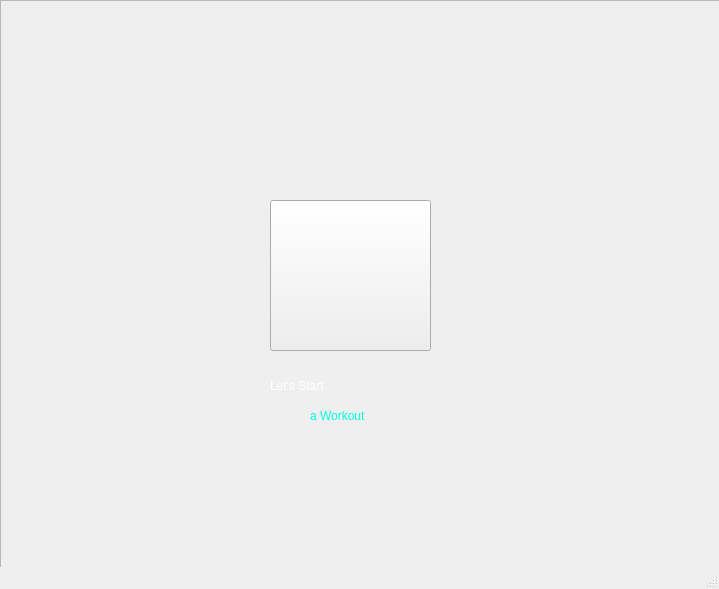
<?xml version="1.0" encoding="UTF-8"?>
<ui version="4.0">
 <class>MainWindow</class>
 <widget class="QMainWindow" name="MainWindow">
  <property name="geometry">
   <rect>
    <x>0</x>
    <y>0</y>
    <width>719</width>
    <height>589</height>
   </rect>
  </property>
  <property name="windowTitle">
   <string>MainWindow</string>
  </property>
  <property name="styleSheet">
   <string notr="true"/>
  </property>
  <widget class="QWidget" name="centralwidget">
   <widget class="QWidget" name="gridLayoutWidget">
    <property name="geometry">
     <rect>
      <x>0</x>
      <y>0</y>
      <width>1051</width>
      <height>841</height>
     </rect>
    </property>
    <layout class="QGridLayout" name="gridLayout">
     <item row="0" column="0">
      <widget class="QFrame" name="mainframe">
       <property name="styleSheet">
        <string notr="true">border-image: url(:/images/images/background.jpeg) 0 0 0 0 stretch stretch;;</string>
       </property>
       <property name="frameShape">
        <enum>QFrame::StyledPanel</enum>
       </property>
       <property name="frameShadow">
        <enum>QFrame::Raised</enum>
       </property>
       <widget class="QPushButton" name="startbutton">
        <property name="geometry">
         <rect>
          <x>270</x>
          <y>200</y>
          <width>161</width>
          <height>151</height>
         </rect>
        </property>
        <property name="styleSheet">
         <string notr="true">border-image:url(:/images/images/play-button.png) 0 0 0 0 stretch</string>
        </property>
        <property name="text">
         <string/>
        </property>
       </widget>
       <widget class="QLabel" name="label">
        <property name="geometry">
         <rect>
          <x>270</x>
          <y>350</y>
          <width>161</width>
          <height>71</height>
         </rect>
        </property>
        <property name="styleSheet">
         <string notr="true">
color:rgb(255, 255, 255);
border-image:none;
font: 75 28pt &quot;Arial&quot;;</string>
        </property>
        <property name="text">
         <string>Let's Start</string>
        </property>
       </widget>
       <widget class="QLabel" name="label_2">
        <property name="geometry">
         <rect>
          <x>310</x>
          <y>380</y>
          <width>111</width>
          <height>71</height>
         </rect>
        </property>
        <property name="styleSheet">
         <string notr="true">font: 14pt &quot;Arial&quot;;
border-image:none;
color: rgb(0, 255, 226)</string>
        </property>
        <property name="text">
         <string>a Workout</string>
        </property>
       </widget>
      </widget>
     </item>
    </layout>
   </widget>
  </widget>
  <widget class="QStatusBar" name="statusbar"/>
 </widget>
 <resources>
  <include location="resources.qrc"/>
 </resources>
 <connections/>
</ui>
